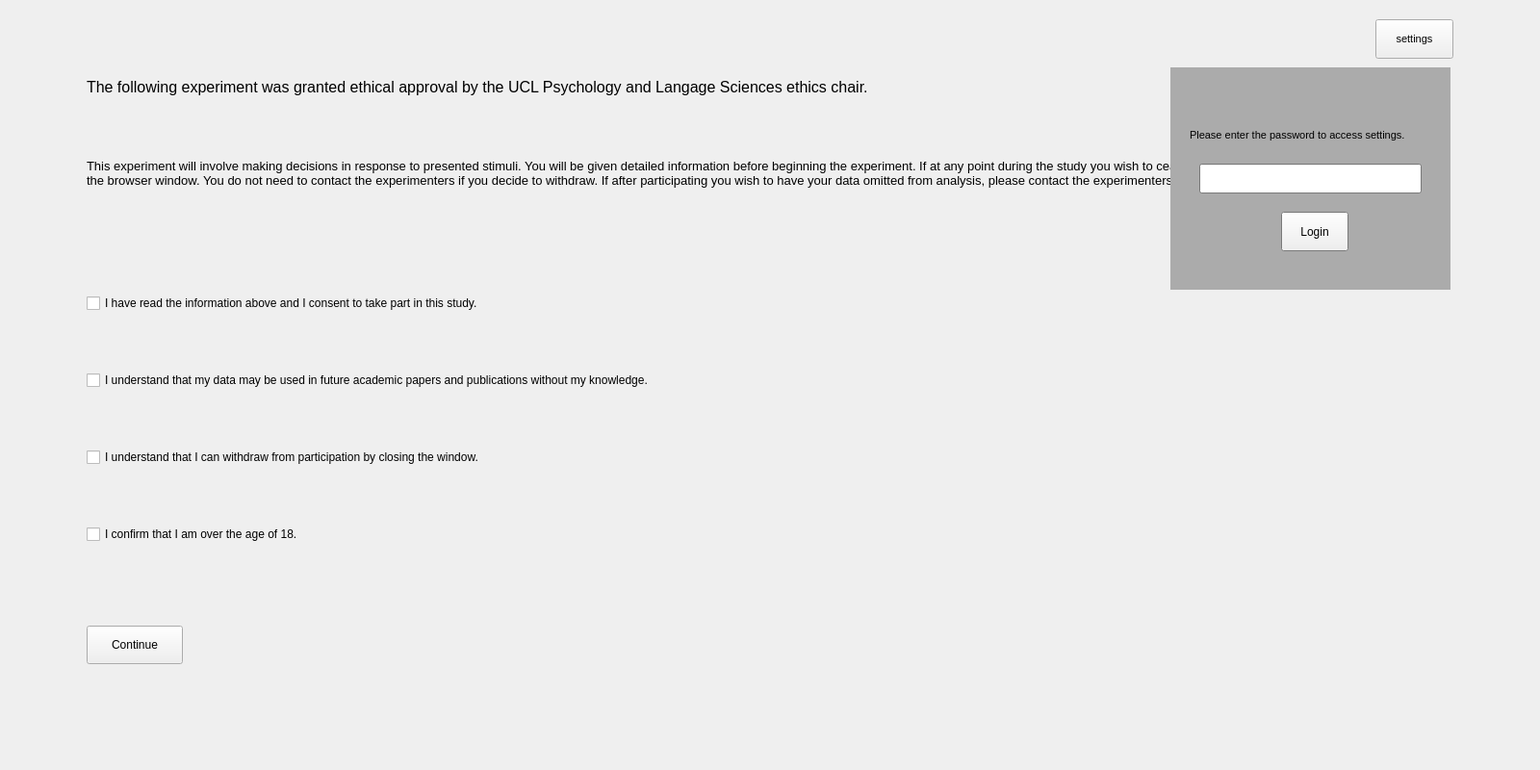
<?xml version="1.0" encoding="UTF-8"?>
<ui version="4.0">
 <class>Form</class>
 <widget class="QWidget" name="Form">
  <property name="geometry">
   <rect>
    <x>0</x>
    <y>0</y>
    <width>1600</width>
    <height>800</height>
   </rect>
  </property>
  <property name="windowTitle">
   <string>Form</string>
  </property>
  <widget class="QStackedWidget" name="mainStack">
   <property name="geometry">
    <rect>
     <x>0</x>
     <y>0</y>
     <width>1600</width>
     <height>800</height>
    </rect>
   </property>
   <property name="autoFillBackground">
    <bool>true</bool>
   </property>
   <property name="currentIndex">
    <number>0</number>
   </property>
   <widget class="QWidget" name="consentForm">
    <widget class="QLabel" name="headerLabel">
     <property name="geometry">
      <rect>
       <x>90</x>
       <y>70</y>
       <width>1600</width>
       <height>41</height>
      </rect>
     </property>
     <property name="font">
      <font>
       <family>Arial</family>
       <pointsize>12</pointsize>
      </font>
     </property>
     <property name="text">
      <string>The following experiment was granted ethical approval by the UCL Psychology and Langage Sciences ethics chair.</string>
     </property>
    </widget>
    <widget class="QLabel" name="informationLabel">
     <property name="geometry">
      <rect>
       <x>90</x>
       <y>120</y>
       <width>1400</width>
       <height>120</height>
      </rect>
     </property>
     <property name="font">
      <font>
       <family>Arial</family>
       <pointsize>10</pointsize>
      </font>
     </property>
     <property name="text">
      <string>&lt;html&gt;&lt;head/&gt;&lt;body&gt;&lt;p&gt;This experiment will involve making decisions in response to presented stimuli. You will be given detailed information before beginning the experiment. If at any point during the study you wish to cease participating, please simply stop and exit the browser window. You do not need to contact the experimenters if you decide to withdraw. If after participating you wish to have your data omitted from analysis, please contact the experimenters at the xxyyzzy@ucl.ac.uk.&lt;/p&gt;&lt;/body&gt;&lt;/html&gt;</string>
     </property>
     <property name="scaledContents">
      <bool>false</bool>
     </property>
     <property name="wordWrap">
      <bool>true</bool>
     </property>
    </widget>
    <widget class="QCheckBox" name="consentCheck">
     <property name="geometry">
      <rect>
       <x>90</x>
       <y>300</y>
       <width>550</width>
       <height>30</height>
      </rect>
     </property>
     <property name="text">
      <string>I have read the information above and I consent to take part in this study.</string>
     </property>
     <property name="iconSize">
      <size>
       <width>15</width>
       <height>15</height>
      </size>
     </property>
     <property name="checked">
      <bool>false</bool>
     </property>
    </widget>
    <widget class="QCheckBox" name="dataCheck">
     <property name="geometry">
      <rect>
       <x>90</x>
       <y>380</y>
       <width>850</width>
       <height>30</height>
      </rect>
     </property>
     <property name="text">
      <string>I understand that my data may be used in future academic papers and publications without my knowledge. </string>
     </property>
     <property name="iconSize">
      <size>
       <width>15</width>
       <height>15</height>
      </size>
     </property>
     <property name="checked">
      <bool>false</bool>
     </property>
    </widget>
    <widget class="QCheckBox" name="withdrawCheck">
     <property name="geometry">
      <rect>
       <x>90</x>
       <y>460</y>
       <width>850</width>
       <height>30</height>
      </rect>
     </property>
     <property name="text">
      <string>I understand that I can withdraw from participation by closing the window.</string>
     </property>
     <property name="iconSize">
      <size>
       <width>15</width>
       <height>15</height>
      </size>
     </property>
     <property name="checked">
      <bool>false</bool>
     </property>
    </widget>
    <widget class="QCheckBox" name="ageCheck">
     <property name="geometry">
      <rect>
       <x>90</x>
       <y>540</y>
       <width>850</width>
       <height>30</height>
      </rect>
     </property>
     <property name="text">
      <string>I confirm that I am over the age of 18.</string>
     </property>
     <property name="iconSize">
      <size>
       <width>15</width>
       <height>15</height>
      </size>
     </property>
     <property name="checked">
      <bool>false</bool>
     </property>
    </widget>
    <widget class="QPushButton" name="continueButton">
     <property name="geometry">
      <rect>
       <x>90</x>
       <y>650</y>
       <width>100</width>
       <height>40</height>
      </rect>
     </property>
     <property name="text">
      <string>Continue</string>
     </property>
    </widget>
    <widget class="QStackedWidget" name="settingsBox">
     <property name="geometry">
      <rect>
       <x>1216</x>
       <y>70</y>
       <width>291</width>
       <height>231</height>
      </rect>
     </property>
     <property name="palette">
      <palette>
       <active>
        <colorrole role="Base">
         <brush brushstyle="SolidPattern">
          <color alpha="255">
           <red>255</red>
           <green>255</green>
           <blue>255</blue>
          </color>
         </brush>
        </colorrole>
        <colorrole role="Window">
         <brush brushstyle="SolidPattern">
          <color alpha="255">
           <red>171</red>
           <green>171</green>
           <blue>171</blue>
          </color>
         </brush>
        </colorrole>
       </active>
       <inactive>
        <colorrole role="Base">
         <brush brushstyle="SolidPattern">
          <color alpha="255">
           <red>255</red>
           <green>255</green>
           <blue>255</blue>
          </color>
         </brush>
        </colorrole>
        <colorrole role="Window">
         <brush brushstyle="SolidPattern">
          <color alpha="255">
           <red>171</red>
           <green>171</green>
           <blue>171</blue>
          </color>
         </brush>
        </colorrole>
       </inactive>
       <disabled>
        <colorrole role="Base">
         <brush brushstyle="SolidPattern">
          <color alpha="255">
           <red>171</red>
           <green>171</green>
           <blue>171</blue>
          </color>
         </brush>
        </colorrole>
        <colorrole role="Window">
         <brush brushstyle="SolidPattern">
          <color alpha="255">
           <red>171</red>
           <green>171</green>
           <blue>171</blue>
          </color>
         </brush>
        </colorrole>
       </disabled>
      </palette>
     </property>
     <property name="autoFillBackground">
      <bool>true</bool>
     </property>
     <property name="currentIndex">
      <number>0</number>
     </property>
     <widget class="QWidget" name="login">
      <widget class="QLineEdit" name="pwBox">
       <property name="geometry">
        <rect>
         <x>30</x>
         <y>100</y>
         <width>231</width>
         <height>31</height>
        </rect>
       </property>
      </widget>
      <widget class="QLabel" name="label">
       <property name="geometry">
        <rect>
         <x>20</x>
         <y>50</y>
         <width>301</width>
         <height>40</height>
        </rect>
       </property>
       <property name="font">
        <font>
         <pointsize>8</pointsize>
        </font>
       </property>
       <property name="text">
        <string>Please enter the password to access settings.</string>
       </property>
       <property name="wordWrap">
        <bool>true</bool>
       </property>
      </widget>
      <widget class="QPushButton" name="logButton">
       <property name="geometry">
        <rect>
         <x>115</x>
         <y>150</y>
         <width>70</width>
         <height>41</height>
        </rect>
       </property>
       <property name="text">
        <string>Login</string>
       </property>
      </widget>
     </widget>
     <widget class="QWidget" name="settings" native="true">
      <layout class="QFormLayout" name="formLayout">
       <property name="horizontalSpacing">
        <number>8</number>
       </property>
       <property name="verticalSpacing">
        <number>12</number>
       </property>
       <item row="0" column="0">
        <widget class="QSpinBox" name="cond1">
         <property name="font">
          <font>
           <pointsize>11</pointsize>
          </font>
         </property>
         <property name="maximum">
          <number>999</number>
         </property>
         <property name="value">
          <number>2</number>
         </property>
        </widget>
       </item>
       <item row="0" column="1">
        <widget class="QLabel" name="cond1lab">
         <property name="font">
          <font>
           <pointsize>10</pointsize>
          </font>
         </property>
         <property name="text">
          <string>Condition 1</string>
         </property>
        </widget>
       </item>
       <item row="1" column="0">
        <widget class="QSpinBox" name="cond2">
         <property name="font">
          <font>
           <pointsize>11</pointsize>
          </font>
         </property>
         <property name="maximum">
          <number>999</number>
         </property>
         <property name="value">
          <number>10</number>
         </property>
        </widget>
       </item>
       <item row="1" column="1">
        <widget class="QLabel" name="cond2lab">
         <property name="font">
          <font>
           <pointsize>10</pointsize>
          </font>
         </property>
         <property name="text">
          <string>Condition 2</string>
         </property>
        </widget>
       </item>
       <item row="2" column="0">
        <widget class="QSpinBox" name="cond3">
         <property name="font">
          <font>
           <pointsize>11</pointsize>
          </font>
         </property>
         <property name="maximum">
          <number>999</number>
         </property>
         <property name="value">
          <number>100</number>
         </property>
        </widget>
       </item>
       <item row="2" column="1">
        <widget class="QLabel" name="cond3lab">
         <property name="font">
          <font>
           <pointsize>10</pointsize>
          </font>
         </property>
         <property name="text">
          <string>Condition 3</string>
         </property>
        </widget>
       </item>
       <item row="3" column="0">
        <widget class="QSpinBox" name="cond4">
         <property name="font">
          <font>
           <pointsize>11</pointsize>
          </font>
         </property>
         <property name="maximum">
          <number>999</number>
         </property>
         <property name="value">
          <number>0</number>
         </property>
        </widget>
       </item>
       <item row="3" column="1">
        <widget class="QLabel" name="cond4lab">
         <property name="font">
          <font>
           <pointsize>10</pointsize>
          </font>
         </property>
         <property name="text">
          <string>Condition 4</string>
         </property>
        </widget>
       </item>
       <item row="5" column="1">
        <widget class="QPushButton" name="saveButton">
         <property name="font">
          <font>
           <pointsize>8</pointsize>
          </font>
         </property>
         <property name="text">
          <string>SAVE</string>
         </property>
        </widget>
       </item>
       <item row="5" column="0">
        <widget class="QPushButton" name="enableButton">
         <property name="font">
          <font>
           <pointsize>10</pointsize>
          </font>
         </property>
         <property name="text">
          <string>ADD 4TH</string>
         </property>
        </widget>
       </item>
       <item row="6" column="0">
        <widget class="QPushButton" name="disableButton">
         <property name="font">
          <font>
           <pointsize>8</pointsize>
          </font>
         </property>
         <property name="text">
          <string>REMOVE 4TH</string>
         </property>
        </widget>
       </item>
      </layout>
     </widget>
    </widget>
    <widget class="QPushButton" name="settingsButton">
     <property name="geometry">
      <rect>
       <x>1429</x>
       <y>20</y>
       <width>81</width>
       <height>41</height>
      </rect>
     </property>
     <property name="font">
      <font>
       <pointsize>8</pointsize>
      </font>
     </property>
     <property name="text">
      <string>settings</string>
     </property>
     <property name="iconSize">
      <size>
       <width>100</width>
       <height>50</height>
      </size>
     </property>
    </widget>
   </widget>
   <widget class="QWidget" name="demographics">
    <widget class="QLabel" name="demHeader">
     <property name="geometry">
      <rect>
       <x>90</x>
       <y>50</y>
       <width>1600</width>
       <height>41</height>
      </rect>
     </property>
     <property name="font">
      <font>
       <family>Arial</family>
       <pointsize>12</pointsize>
      </font>
     </property>
     <property name="text">
      <string>Please respond to all of the following demographic questions. </string>
     </property>
    </widget>
    <widget class="QLineEdit" name="nameInput">
     <property name="geometry">
      <rect>
       <x>110</x>
       <y>240</y>
       <width>350</width>
       <height>45</height>
      </rect>
     </property>
    </widget>
    <widget class="QLabel" name="name">
     <property name="geometry">
      <rect>
       <x>15</x>
       <y>245</y>
       <width>70</width>
       <height>30</height>
      </rect>
     </property>
     <property name="font">
      <font>
       <pointsize>10</pointsize>
      </font>
     </property>
     <property name="text">
      <string>&lt;html&gt;&lt;head/&gt;&lt;body&gt;&lt;p align=&quot;center&quot;&gt;Name:&lt;/p&gt;&lt;/body&gt;&lt;/html&gt;</string>
     </property>
    </widget>
    <widget class="QLabel" name="age">
     <property name="geometry">
      <rect>
       <x>15</x>
       <y>345</y>
       <width>70</width>
       <height>30</height>
      </rect>
     </property>
     <property name="font">
      <font>
       <pointsize>10</pointsize>
      </font>
     </property>
     <property name="text">
      <string>&lt;html&gt;&lt;head/&gt;&lt;body&gt;&lt;p align=&quot;center&quot;&gt;Age:&lt;/p&gt;&lt;/body&gt;&lt;/html&gt;</string>
     </property>
    </widget>
    <widget class="QLabel" name="Gender">
     <property name="geometry">
      <rect>
       <x>15</x>
       <y>445</y>
       <width>70</width>
       <height>30</height>
      </rect>
     </property>
     <property name="font">
      <font>
       <pointsize>10</pointsize>
      </font>
     </property>
     <property name="text">
      <string>&lt;html&gt;&lt;head/&gt;&lt;body&gt;&lt;p align=&quot;center&quot;&gt;Gender:&lt;/p&gt;&lt;/body&gt;&lt;/html&gt;</string>
     </property>
    </widget>
    <widget class="QGroupBox" name="sexGroup">
     <property name="geometry">
      <rect>
       <x>110</x>
       <y>410</y>
       <width>500</width>
       <height>100</height>
      </rect>
     </property>
     <property name="title">
      <string/>
     </property>
     <property name="flat">
      <bool>false</bool>
     </property>
     <widget class="QRadioButton" name="maleButton">
      <property name="geometry">
       <rect>
        <x>25</x>
        <y>25</y>
        <width>100</width>
        <height>50</height>
       </rect>
      </property>
      <property name="font">
       <font>
        <pointsize>9</pointsize>
       </font>
      </property>
      <property name="text">
       <string>Male</string>
      </property>
     </widget>
     <widget class="QRadioButton" name="femaleButton">
      <property name="geometry">
       <rect>
        <x>135</x>
        <y>25</y>
        <width>131</width>
        <height>50</height>
       </rect>
      </property>
      <property name="font">
       <font>
        <pointsize>9</pointsize>
       </font>
      </property>
      <property name="text">
       <string>Female</string>
      </property>
     </widget>
     <widget class="QRadioButton" name="otherButton">
      <property name="geometry">
       <rect>
        <x>245</x>
        <y>25</y>
        <width>100</width>
        <height>50</height>
       </rect>
      </property>
      <property name="font">
       <font>
        <pointsize>9</pointsize>
       </font>
      </property>
      <property name="text">
       <string>Other</string>
      </property>
     </widget>
    </widget>
    <widget class="QPushButton" name="verifyButton">
     <property name="geometry">
      <rect>
       <x>90</x>
       <y>650</y>
       <width>100</width>
       <height>40</height>
      </rect>
     </property>
     <property name="text">
      <string>Continue</string>
     </property>
    </widget>
    <widget class="QLabel" name="education">
     <property name="geometry">
      <rect>
       <x>30</x>
       <y>540</y>
       <width>371</width>
       <height>30</height>
      </rect>
     </property>
     <property name="font">
      <font>
       <pointsize>10</pointsize>
      </font>
     </property>
     <property name="text">
      <string>&lt;html&gt;&lt;head/&gt;&lt;body&gt;&lt;p&gt;Are you currently in full time education?&lt;/p&gt;&lt;/body&gt;&lt;/html&gt;</string>
     </property>
    </widget>
    <widget class="QCheckBox" name="educCheck">
     <property name="geometry">
      <rect>
       <x>415</x>
       <y>540</y>
       <width>51</width>
       <height>30</height>
      </rect>
     </property>
     <property name="text">
      <string/>
     </property>
     <property name="iconSize">
      <size>
       <width>15</width>
       <height>15</height>
      </size>
     </property>
    </widget>
    <widget class="QSpinBox" name="ageSpin">
     <property name="geometry">
      <rect>
       <x>110</x>
       <y>345</y>
       <width>70</width>
       <height>30</height>
      </rect>
     </property>
     <property name="font">
      <font>
       <pointsize>10</pointsize>
      </font>
     </property>
    </widget>
    <widget class="QLabel" name="demSubHead">
     <property name="geometry">
      <rect>
       <x>90</x>
       <y>100</y>
       <width>1600</width>
       <height>41</height>
      </rect>
     </property>
     <property name="font">
      <font>
       <family>Arial</family>
       <pointsize>9</pointsize>
      </font>
     </property>
     <property name="text">
      <string>Note that information gathered here is purely for research purposes. Any data used in future publication will be completely anonymised.</string>
     </property>
    </widget>
   </widget>
   <widget class="QWidget" name="briefPage">
    <widget class="QLabel" name="briefLabel">
     <property name="geometry">
      <rect>
       <x>90</x>
       <y>-150</y>
       <width>1400</width>
       <height>600</height>
      </rect>
     </property>
     <property name="font">
      <font>
       <family>Arial</family>
       <pointsize>10</pointsize>
      </font>
     </property>
     <property name="text">
      <string>&lt;html&gt;&lt;head/&gt;&lt;body&gt;&lt;p&gt;Consider the following problem carefully, then respond with your decision. &lt;/p&gt;&lt;p&gt;Here are two urns, labeled A and B, containing red and blue marbles, and you have to draw a marble from one of the urns. If you get a blue marble, you will be entered into a £30 lottery draw. Urn A contains 50 red marbles and 50 blue marbles. Urn B contains marbles in an unknown color ratio, from 100 red marbles and 0 blue marbles to 0 red marbles and 100 blue marbles. The mixture of red and blue marbles in Urn B has been decided by writing the numbers 0, 1, 2, . . ., 100 on separate slips of paper, shuffling the slips thoroughly, and then drawing one of them at random. The number chosen was used to determine the number of blue marbles to be put into Urn B, but you do not know the number. &lt;/p&gt;&lt;p&gt;Every possible mixture of red and blue marbles in Urn B is equally likely. You have to decide whether you prefer to draw a marble at random from Urn A or Urn B. What you hope is to draw a blue marble and be entered for the £30 lottery draw. Consider very carefully from which urn you prefer to draw the marble, then choose your decision below by clicking on the urn. Your choice will be locked in and A marble will be drawn from your chosen urn as soon as you click the &amp;quot;Draw&amp;quot; button.&lt;/p&gt;&lt;/body&gt;&lt;/html&gt;</string>
     </property>
     <property name="scaledContents">
      <bool>false</bool>
     </property>
     <property name="wordWrap">
      <bool>true</bool>
     </property>
    </widget>
    <widget class="QLabel" name="urnA">
     <property name="geometry">
      <rect>
       <x>400</x>
       <y>300</y>
       <width>150</width>
       <height>50</height>
      </rect>
     </property>
     <property name="font">
      <font>
       <pointsize>20</pointsize>
      </font>
     </property>
     <property name="text">
      <string>Urn A</string>
     </property>
    </widget>
    <widget class="QLabel" name="urnB">
     <property name="geometry">
      <rect>
       <x>1000</x>
       <y>300</y>
       <width>150</width>
       <height>50</height>
      </rect>
     </property>
     <property name="font">
      <font>
       <pointsize>20</pointsize>
      </font>
     </property>
     <property name="text">
      <string>Urn B</string>
     </property>
    </widget>
    <widget class="QPushButton" name="drawButton">
     <property name="geometry">
      <rect>
       <x>690</x>
       <y>700</y>
       <width>100</width>
       <height>60</height>
      </rect>
     </property>
     <property name="text">
      <string>Draw</string>
     </property>
    </widget>
   </widget>
   <widget class="QWidget" name="debriefPage">
    <widget class="QLabel" name="debriefHeader">
     <property name="geometry">
      <rect>
       <x>90</x>
       <y>225</y>
       <width>1600</width>
       <height>41</height>
      </rect>
     </property>
     <property name="font">
      <font>
       <family>Arial</family>
       <pointsize>12</pointsize>
      </font>
     </property>
     <property name="text">
      <string>The experiment is now over. Thank you for your participation.</string>
     </property>
    </widget>
    <widget class="QLabel" name="debriefHeader_2">
     <property name="geometry">
      <rect>
       <x>90</x>
       <y>295</y>
       <width>1000</width>
       <height>100</height>
      </rect>
     </property>
     <property name="font">
      <font>
       <family>Arial</family>
       <pointsize>12</pointsize>
      </font>
     </property>
     <property name="text">
      <string>This experiment aims to understand whether people are &quot;uncertainty averse&quot; - in other words, will they prefer a known chance of winning over an unknown one.</string>
     </property>
     <property name="scaledContents">
      <bool>false</bool>
     </property>
     <property name="wordWrap">
      <bool>true</bool>
     </property>
    </widget>
    <widget class="QLabel" name="debriefHeader_3">
     <property name="geometry">
      <rect>
       <x>90</x>
       <y>425</y>
       <width>1600</width>
       <height>41</height>
      </rect>
     </property>
     <property name="font">
      <font>
       <family>Arial</family>
       <pointsize>12</pointsize>
      </font>
     </property>
     <property name="text">
      <string>You may now return to the experimenter, where you may ask any questions you have and receive your payment.</string>
     </property>
    </widget>
   </widget>
   <widget class="QWidget" name="condition_100"/>
  </widget>
 </widget>
 <resources/>
 <connections/>
</ui>
